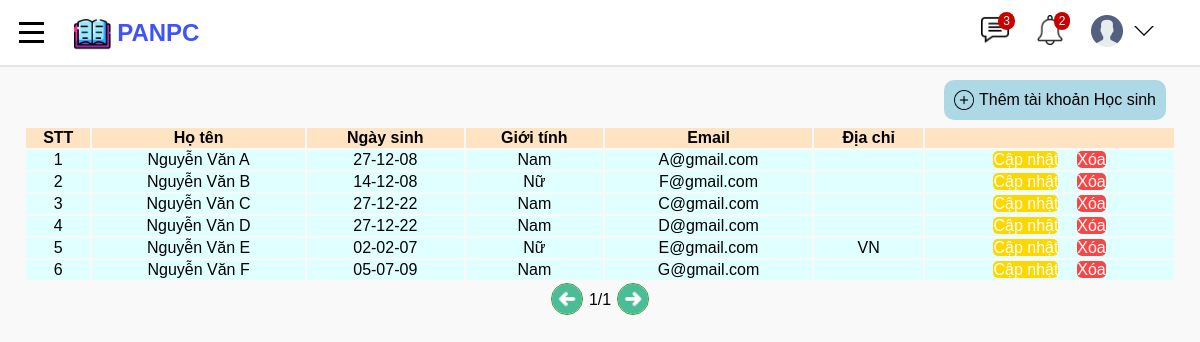
The app's page /danhsachtaikhoanHS/ with its own data.
### studentManager/models.py (models this page shows, shortened)
class Student(models.Model):
    user = models.OneToOneField(CustomUser, on_delete=models.CASCADE)
    classOfSchool = models.ManyToManyField(SchoolClass, blank=True)

class CustomUser(AbstractUser):
    USER_TYPE = (('1', "Admin"), ('2', "Teacher"), ('3', "Student"))
    SEX_CATELOGY = [("1", "Nam"), ("0", "Nữ")]
    now = date.today
    username = models.CharField(max_length=200, unique=True)
    role = models.CharField(default='1', choices=USER_TYPE, max_length=1)
    is_active = models.BooleanField(default=True)
    is_staff = models.BooleanField(default=False)
    is_superuser = models.BooleanField(default=False)
    name = models.CharField(default='', max_length=200)
    dateOfBirth = models.DateField(default=now)
    sex = models.CharField(default='1', choices=SEX_CATELOGY, max_length=1)
    phone = models.CharField(default='', max_length=20, blank=True)
    email = models.EmailField(max_length=200, unique=True)
    address = models.TextField(default='', blank=True)
    USERNAME_FIELD = "username"
    REQUIRED_FIELDS = []
    objects = CustomUserManager()
    class Meta:
        constraints = [
            models.UniqueConstraint(
                fields=['username', 'email'], name="unique_user")
        ]

### studentManager/views.py (the view)
# urls.py: path("danhsachtaikhoanHS/", views.dsTaiKhoanHS, name='dsTaiKhoanHS'),
def dsTaiKhoanHS(request):
    accountsStudent = Student.objects.all().order_by('user__name')
    formatDate = [a.user.dateOfBirth.strftime(
        "%d-%m-%y") for a in accountsStudent]
    accounts = zip(accountsStudent, formatDate)
    context = {
        'accounts': accounts,
    }
    return render(request, 'studentManager/dsTaikhoanHS.html', context=context)

### studentManager/templates/studentManager/dsTaikhoanHS.html (shortened to what this page needs)
{% extends 'studentManager/base.html' %}
{% load static %}
{% block content %}
    <main class="list-container">
        <header class="tacvu">
            <a class="add" href="{% url 'themHS' %}">
                <img src="{% static 'images/add.png' %}" height="20px">
                <p>Thêm tài khoản Học sinh</p>
            </a>
        </header>
        <table class="table">
            <tr>
                <th>STT</th>
                <th>Họ tên</th>
                <th>Ngày sinh</th>
                <th>Giới tính</th>
                <th>Email</th>
                <th>Địa chỉ</th>
                <th></th>
            </tr>
            {% for account, date in accounts %}
            <tr class="list">
                <td>{{ forloop.counter }}</td>
                <td>{{account.user.name}}</td>
                <td>{{date}}</td>
                {%if account.user.sex == '1'%}
                <td>Nam</td>
                {%else%}
                <td>Nữ</td>
                {%endif%}
                <td>{{account.user.email}}</td>
                <td>{{account.user.address}}</td>
                <td>
                    <a href="{% url 'capNhatTKHS' account.id %}" class="edit">Cập nhật</a>&nbsp
                    <a href="{% url 'xoaTKHS' account.id %}" onclick="return confirm('Xác nhận xóa tài khoản này ?')"
                        class="delete">Xóa</a>
                </td>
            </tr>
            {% endfor %}
        </table>
        <div class="pagenumber">
            <button class="previous" type="previous">
                <img src="{% static 'images/previous.png' %}">
            </button>
            <p>1/1</p>
            <button class="next" type="next">
                <img src="{% static 'images/next.png' %}">
            </button>
        </div>
    </main>
{% endblock %}

### studentManager/templates/studentManager/base.html (shortened to what this page needs)
{% load static %}
<!DOCTYPE html>
<html lang="en">
<head>
  <link rel="stylesheet" href="{% static 'css/style.css' %}">
</head>
<body>
  <header class="header">
    <div class="left-section">
      <div class="navbar__toggle" id="sidebar">
        <span class="bar"></span>
        <span class="bar"></span>
        <span class="bar"></span>
      </div>
      <a class="header__logo" href="{% url 'homepage' %}">
        <img src="{% static 'images/logo.png' %}">
        <h1>PANPC</h1>
      </a>
    </div>
    <div class="right-section">
      <div class="message-icon-container">
        <img src="{% static 'images/message.png' %}" class="message-icon">
        <div class="message-count">3</div>
      </div>
      <div class="notification-icon-container">
        <img src="{% static 'images/notification.png' %}" class="notification-icon">
        <div class="notification-count">2</div>
      </div>
      <nav class="header-menu">
        <div class="user-menu">
          <a href="#">
            <div class="avatar">
              <img src="{% static 'images/user.png' %}">
            </div>
            <button class="dropdown-button">
              <svg version="1.1" xmlns="http://www.w3.org/2000/svg" width="20" height="20" viewBox="0 0 32 32">
                <title>chevron-down</title>
                <path d="M16 21l-13-13h-3l16 16 16-16h-3l-13 13z"></path>
              </svg>
            </button>
          </a>
        </div>
      </nav>
    </div>
  </header>
  <main class="list-container">
      {% block content %}
      {% endblock %}
  </main>
</body>
</html>

### studentManager/static/css/style.css (style rules this page uses)
body { font-family: Arial; margin: 0; padding-top: 80px; padding-left: 24px; padding-right: 24px; background-color: rgb(249, 249, 249); padding-bottom: 50px; text-decoration: none; transition: all 0.15s; }
a { text-decoration: none; color: black; }
.header { height: 65px; display: flex; flex-direction: row; justify-content: space-between; align-items: center; position: fixed; top: 0; left: 0; right: 0; background-color: white; border-bottom: 2px solid rgb(228, 228, 228); }
.left-section { margin-left: 1rem; height: 100%; max-width: 250px; display: flex; align-items: center; }
.navbar__toggle { width: 30px; padding: 10px, 10px; display: flex; flex-direction: column; align-items: center; cursor: pointer; }
.navbar__toggle .bar { width: 25px; height: 3px; margin: 3px auto; transition: all 0.3s ease-in-out; background: black; }
.header__logo { padding: 5px auto; display: flex; align-items: center; text-decoration: none; margin-left: 20px; }
.header__logo img { height: 3.2rem; width: 3.2rem; }
.header__logo h1 { font-weight: 700; font-size: 1.5rem; color: rgba(0, 29, 249, 0.756); }
.right-section { width: 200px; margin-right: 20px; display: flex; justify-content: space-between; }
.notification-icon-container, .message-icon-container { cursor: pointer; position: relative; }
.notification-count, .message-count { position: absolute; top: -3px; right: -5px; background-color: rgb(200, 0, 0); color: white; font-size: 12px; padding: 2px 5px; border-radius: 10px; }
.message-icon, .notification-icon { height: 30px; width: 30px; }
.header-menu { margin-right: 20px; position: relative; }
.user-menu a { display: flex; align-items: center; }
.avatar { margin-right: 5px; }
.avatar img { width: 32px; }
.dropdown-button { background-color: white; border: none; cursor: pointer; }
.list-container { display: block; align-items: center; }
.list-container header { display: flex; justify-content: space-between; }
.tacvu { height: 36px; }
.add { height: 110%; background-color: lightblue; border: none; display: flex; align-items: center; padding-right: 10px; padding-left: 10px; margin-right: 10px; border-radius: 10px; cursor: pointer; text-decoration: none; }
.add img { margin-right: 5px; }
.table { margin-top: 10px; width: 100%; align-items: center; }
.table tr th { background-color: bisque; text-align: center; }
.list { text-align: center; background-color: lightcyan; }
.edit { background-color: #FFD700; border: none; margin: 5px; height: 35px; width: 50px; border-radius: 5px; cursor: pointer; color: white; }
.delete { background-color: rgba(255, 0, 0, 0.725); border: none; margin: 5px; height: 35px; width: 50px; border-radius: 5px; cursor: pointer; color: white; }
.pagenumber { height: 36px; display: flex; align-items: center; justify-content: center; }
.pagenumber button { background-color: transparent; border: none; }
.pagenumber button img { height: 30px; cursor: pointer; border: 0.5px solid rgba(0, 128, 0, 0.8); border-radius: 18px; }

### records on screen
Student: user.name "Nguyễn Văn A", date "27-12-08", shows "Nam", user.email "A@gmail.com"
Student: user.name "Nguyễn Văn B", date "14-12-08", shows "Nữ", user.email "F@gmail.com"
Student: user.name "Nguyễn Văn C", date "27-12-22", shows "Nam", user.email "C@gmail.com"
Student: user.name "Nguyễn Văn D", date "27-12-22", shows "Nam", user.email "D@gmail.com"
Student: user.name "Nguyễn Văn E", date "02-02-07", shows "Nữ", user.email "E@gmail.com", user.address "VN"
Student: user.name "Nguyễn Văn F", date "05-07-09", shows "Nam", user.email "G@gmail.com"
